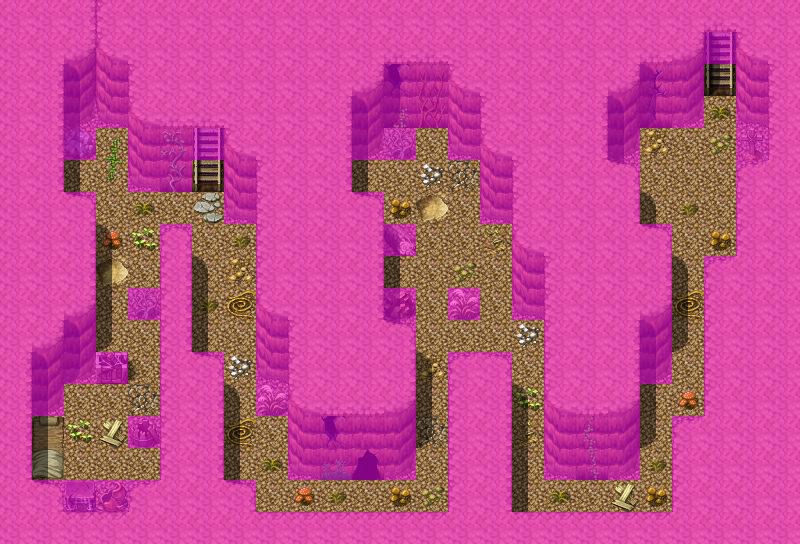

This is a level from a 2D game, rendered from its Tiled map with the project's own tilesets. A one-line summary and the map file follow, with tile-layer data summarised:
An orthogonal 25x17 tile map with 32x32 px tiles, 4 tile layers (Ground, Objects, Above, Walkable), 40 tilesets and 13 objects (11x spawn, 2x mapchange).

<map version="1.0" orientation="orthogonal" width="25" height="17" tilewidth="32" tileheight="32">
 <tileset firstgid="1" name="map_bed_1" tilewidth="32" tileheight="32">
  <image source="../drawable/map_bed_1.png" width="512" height="256" />
 </tileset>
 <tileset firstgid="129" name="map_border_1" tilewidth="32" tileheight="32">
  <image source="../drawable/map_border_1.png" width="512" height="256" />
 </tileset>
 <tileset firstgid="257" name="map_bridge_1" tilewidth="32" tileheight="32">
  <image source="../drawable/map_bridge_1.png" width="512" height="256" />
 </tileset>
 <tileset firstgid="385" name="map_broken_1" tilewidth="32" tileheight="32">
  <image source="../drawable/map_broken_1.png" width="512" height="256" />
 </tileset>
 <tileset firstgid="513" name="map_cavewall_1" tilewidth="32" tileheight="32">
  <image source="../drawable/map_cavewall_1.png" width="576" height="192" />
 </tileset>
 <tileset firstgid="621" name="map_cavewall_2" tilewidth="32" tileheight="32">
  <image source="../drawable/map_cavewall_2.png" width="576" height="192" />
 </tileset>
 <tileset firstgid="729" name="map_cavewall_3" tilewidth="32" tileheight="32">
  <image source="../drawable/map_cavewall_3.png" width="576" height="192" />
 </tileset>
 <tileset firstgid="837" name="map_chair_table_1" tilewidth="32" tileheight="32">
  <image source="../drawable/map_chair_table_1.png" width="512" height="256" />
 </tileset>
 <tileset firstgid="965" name="map_crate_1" tilewidth="32" tileheight="32">
  <image source="../drawable/map_crate_1.png" width="512" height="256" />
 </tileset>
 <tileset firstgid="1093" name="map_cupboard_1" tilewidth="32" tileheight="32">
  <image source="../drawable/map_cupboard_1.png" width="512" height="256" />
 </tileset>
 <tileset firstgid="1221" name="map_curtain_1" tilewidth="32" tileheight="32">
  <image source="../drawable/map_curtain_1.png" width="512" height="256" />
 </tileset>
 <tileset firstgid="1349" name="map_entrance_1" tilewidth="32" tileheight="32">
  <image source="../drawable/map_entrance_1.png" width="512" height="256" />
 </tileset>
 <tileset firstgid="1477" name="map_fence_1" tilewidth="32" tileheight="32">
  <image source="../drawable/map_fence_1.png" width="512" height="256" />
 </tileset>
 <tileset firstgid="1605" name="map_fence_2" tilewidth="32" tileheight="32">
  <image source="../drawable/map_fence_2.png" width="512" height="256" />
 </tileset>
 <tileset firstgid="1733" name="map_ground_1" tilewidth="32" tileheight="32">
  <image source="../drawable/map_ground_1.png" width="512" height="256" />
 </tileset>
 <tileset firstgid="1861" name="map_ground_2" tilewidth="32" tileheight="32">
  <image source="../drawable/map_ground_2.png" width="512" height="256" />
 </tileset>
 <tileset firstgid="1989" name="map_ground_3" tilewidth="32" tileheight="32">
  <image source="../drawable/map_ground_3.png" width="512" height="256" />
 </tileset>
 <tileset firstgid="2117" name="map_ground_4" tilewidth="32" tileheight="32">
  <image source="../drawable/map_ground_4.png" width="512" height="256" />
 </tileset>
 <tileset firstgid="2245" name="map_ground_5" tilewidth="32" tileheight="32">
  <image source="../drawable/map_ground_5.png" width="512" height="256" />
 </tileset>
 <tileset firstgid="2373" name="map_ground_6" tilewidth="32" tileheight="32">
  <image source="../drawable/map_ground_6.png" width="512" height="256" />
 </tileset>
 <tileset firstgid="2501" name="map_ground_7" tilewidth="32" tileheight="32">
  <image source="../drawable/map_ground_7.png" width="512" height="256" />
 </tileset>
 <tileset firstgid="2629" name="map_ground_8" tilewidth="32" tileheight="32">
  <image source="../drawable/map_ground_8.png" width="512" height="256" />
 </tileset>
 <tileset firstgid="2757" name="map_indoor_1" tilewidth="32" tileheight="32">
  <image source="../drawable/map_indoor_1.png" width="512" height="256" />
 </tileset>
 <tileset firstgid="2885" name="map_kitchen_1" tilewidth="32" tileheight="32">
  <image source="../drawable/map_kitchen_1.png" width="512" height="256" />
 </tileset>
 <tileset firstgid="3013" name="map_outdoor_1" tilewidth="32" tileheight="32">
  <image source="../drawable/map_outdoor_1.png" width="512" height="256" />
 </tileset>
 <tileset firstgid="3141" name="map_pillar_1" tilewidth="32" tileheight="32">
  <image source="../drawable/map_pillar_1.png" width="512" height="256" />
 </tileset>
 <tileset firstgid="3269" name="map_plant_1" tilewidth="32" tileheight="32">
  <image source="../drawable/map_plant_1.png" width="512" height="256" />
 </tileset>
 <tileset firstgid="3397" name="map_rock_1" tilewidth="32" tileheight="32">
  <image source="../drawable/map_rock_1.png" width="512" height="256" />
 </tileset>
 <tileset firstgid="3525" name="map_roof_1" tilewidth="32" tileheight="32">
  <image source="../drawable/map_roof_1.png" width="512" height="256" />
 </tileset>
 <tileset firstgid="3653" name="map_roof_2" tilewidth="32" tileheight="32">
  <image source="../drawable/map_roof_2.png" width="512" height="256" />
 </tileset>
 <tileset firstgid="3781" name="map_shop_1" tilewidth="32" tileheight="32">
  <image source="../drawable/map_shop_1.png" width="512" height="256" />
 </tileset>
 <tileset firstgid="3909" name="map_sign_ladder_1" tilewidth="32" tileheight="32">
  <image source="../drawable/map_sign_ladder_1.png" width="512" height="256" />
 </tileset>
 <tileset firstgid="4037" name="map_table_1" tilewidth="32" tileheight="32">
  <image source="../drawable/map_table_1.png" width="512" height="256" />
 </tileset>
 <tileset firstgid="4165" name="map_trail_1" tilewidth="32" tileheight="32">
  <image source="../drawable/map_trail_1.png" width="512" height="256" />
 </tileset>
 <tileset firstgid="4293" name="map_tree_1" tilewidth="32" tileheight="32">
  <image source="../drawable/map_tree_1.png" width="512" height="256" />
 </tileset>
 <tileset firstgid="4421" name="map_wall_1" tilewidth="32" tileheight="32">
  <image source="../drawable/map_wall_1.png" width="512" height="256" />
 </tileset>
 <tileset firstgid="4549" name="map_wall_2" tilewidth="32" tileheight="32">
  <image source="../drawable/map_wall_2.png" width="480" height="256" />
 </tileset>
 <tileset firstgid="4669" name="map_wall_3" tilewidth="32" tileheight="32">
  <image source="../drawable/map_wall_3.png" width="480" height="256" />
 </tileset>
 <tileset firstgid="4789" name="map_window_1" tilewidth="32" tileheight="32">
  <image source="../drawable/map_window_1.png" width="512" height="256" />
 </tileset>
 <tileset firstgid="4917" name="map_window_2" tilewidth="32" tileheight="32">
  <image source="../drawable/map_window_2.png" width="512" height="256" />
 </tileset>
 <layer name="Ground" width="25" height="17">
  <data>[425 cells, 425 non-empty, 13 distinct tile ids]</data>
 </layer>
 <layer name="Objects" width="25" height="17">
  <data>[425 cells, 111 non-empty, 50 distinct tile ids]</data>
 </layer>
 <layer name="Above" width="25" height="17">
  <data>[425 cells, 57 non-empty, 4 distinct tile ids]</data>
 </layer>
 <layer name="Walkable" width="25" height="17">
  <data>[425 cells, 324 non-empty, 1 distinct tile ids]</data>
 </layer>
 <objectgroup name="Mapevents" width="25" height="17">
  <object name="north1" type="mapchange" x="192" y="160" width="32" height="32">
   <properties>
    <property name="map" value="lodar7" />
    <property name="place" value="down lodar7" />
   </properties>
  </object>
  </objectgroup>
 <objectgroup name="Spawn" width="25" height="17">
  <!-- 8 objects omitted --></objectgroup>
 <objectgroup name="Spawn_bats" width="25" height="17" visible="0">
  <!-- 3 objects omitted --></objectgroup>
 <objectgroup name="Keys" width="25" height="17" />
</map>
<!-- 12 of 13 objects omitted -->
